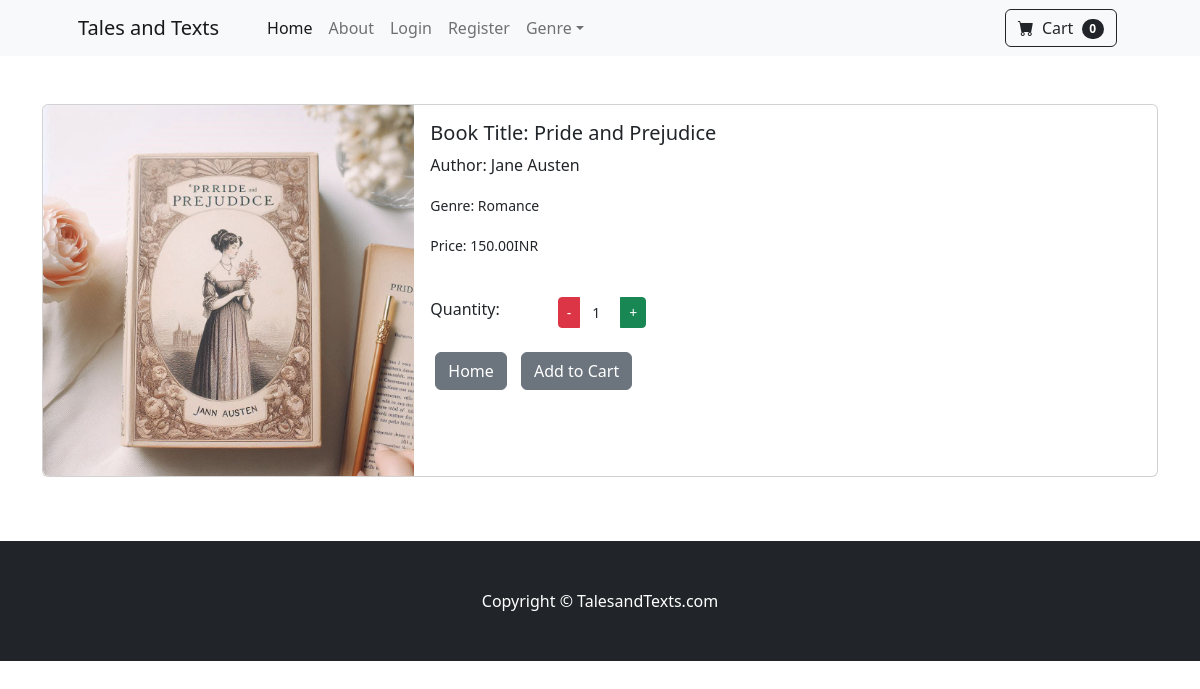
Page /product/1 on the committed database.
### store/models.py (models this page shows, shortened)
class Book(models.Model):
    name = models.CharField(max_length=250)
    author_name = models.CharField(max_length=250,default='')
    genre = models.ForeignKey(Genre, on_delete=models.CASCADE, default=1)
    UnitPrice = models.DecimalField(max_digits=10,decimal_places=2)
    UnitsinStock = models.SmallIntegerField()
    image = models.ImageField(upload_to='products/')

class Genre(models.Model):
    name = models.CharField(max_length=250)
    def __str__(self):
        return self.name

### store/views.py (the view)
# urls.py: path('product/<int:pk>',views.product,name='product'),
def product(request,pk):
     product = Book.objects.get(id=pk)
     return render(request, 'product.html',{'product':product})

### cart/cart.py (called while the page is built)
    def __len__(self):
        return len(self.cart)

### cart/context_processor.py (called while the page is built)
def cart(request):
    return{'cart': Cart(request)}

### store/templates/product.html (shortened to what this page needs)
{% extends 'base.html' %}
{% block content %}
<br/><br/>
<div class="container">
    <div class="card mb-3">
        <div class="row g-0">
          <div class="col-md-4">
            <img src="{{ product.image.url }}" class="img-fluid rounded-start" alt="...">
          </div>
          <div class="col-md-8">
            <div class="card-body">
              <h5 class="card-title">Book Title: {{product.name}}</h5>
              <p class="card-text">Author: {{ product.author_name }}</p>
              <p class="card-text"><small class="text-body-secondary">Genre: {{ product.genre }}</small></p>
              <p class="card-text"><small class="text-body-secondary">Price: {{ product.UnitPrice }}INR</small></p>
              <br/>
                          <div class="row justify-content-centre">
                          <div class="col-md-2">Quantity: </div>
                          <div class="col-md-2">
                          <div class="input-group input-group-sm">
                          <button class="btn btn-danger decrement" data-product-id="{{ product.id }}">-</button>
                          <input type="number" id="quantity-{{ product.id }}" class="form-control text-center quantity-input" value="1" readonly title="Quantity">
                          <button class="btn btn-success increment" data-product-id="{{ product.id }}">+</button>
                          </div>
                        </div>
                          </div>
                          <br/>
              <a href="{% url 'home' %}" class="btn btn-secondary">Home</a>
              <button type="button" value="{{ product.id }}" class="btn btn-secondary" id="add-cart">Add to Cart</button>
            </div>
          </div>
        </div>
    </div>
    </div>
<br/><br/>
{% endblock %}

### rows in the picture
Book: image (picture), name "Pride and Prejudice", author_name "Jane Austen", genre "Romance", UnitPrice "150.00", id "1"

### other values in the picture
{{ cart|length }} "0"
